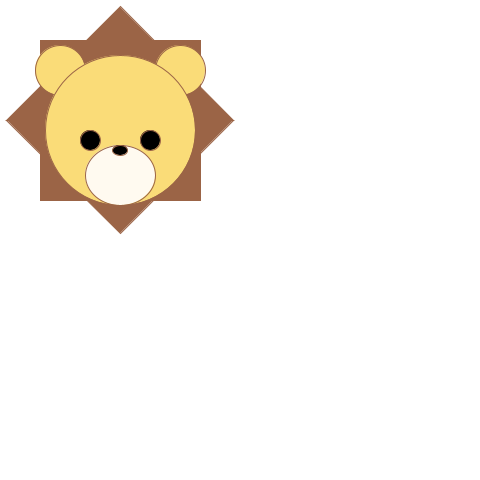
Frame 1 (no input)
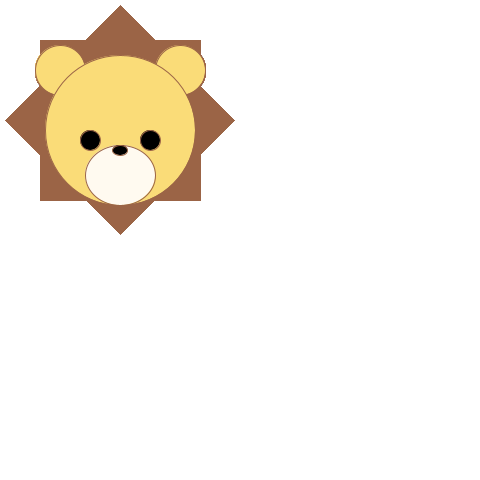
Frame 60 (the mouse pressed at the canvas centre just before this capture)
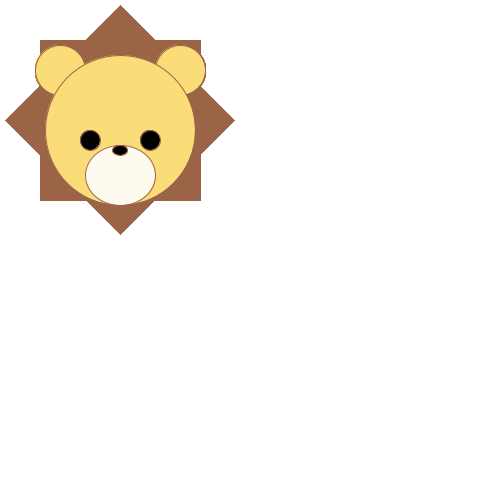
Frame 120 (the mouse held since frame 60 and released just before this capture)

The Processing sketch that drew these frames (run headless with seeded random() and noise(); from frame 60 on, the mouse is pressed at the canvas centre):

// Processing sketch: example02
// ── example02.pde
void setup(){
  size(480, 480);
  background(255, 255, 255);
  //line(240, 0, 240, 480);
  //line(0, 240, 480, 240);
}

void draw(){
  fill(155, 100, 70);
  stroke(155, 100, 70);
  rect(40, 40, 160, 160);
  triangle(120, 6.86, 6.86, 120, 233.14, 120);
  triangle(120, 233.14, 6.86, 120, 233.14, 120);
  fill(250, 220, 120);
  circle(60, 70, 50);
  circle(180, 70, 50);
  circle(120, 130, 150);
  fill(0, 0, 0);
  circle(90, 140, 20);
  circle(150, 140, 20);
  fill(255, 250, 240);
  ellipse(120, 175, 70, 60);
  fill(0, 0, 0);
  ellipse(120, 150, 15, 10);
}
